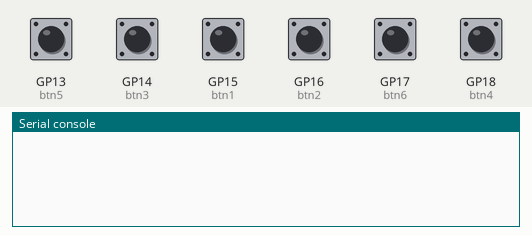
This program was run on a simulated Raspberry Pi Pico running CircuitPython. Parts: the last lines printed to the serial console. The test bench sets the inputs (shaded band); at power-on: GP13 (btn5), GP14 (btn3), GP15 (btn1), GP16 (btn2), GP17 (btn6), GP18 (btn4) LOW. USB keyboard and mouse output is not drawn.

Above: at 1.2 s.
1.3 s: GP13 (btn5) pulled HIGH for 0.15 s
At 2.6 s:
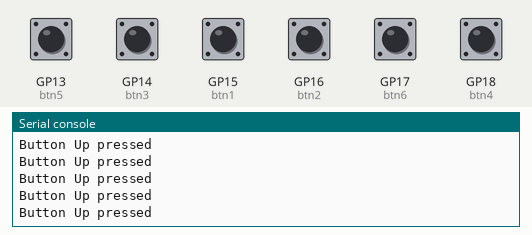
2.9 s: GP14 (btn3) pulled HIGH for 0.15 s
At 4.0 s:
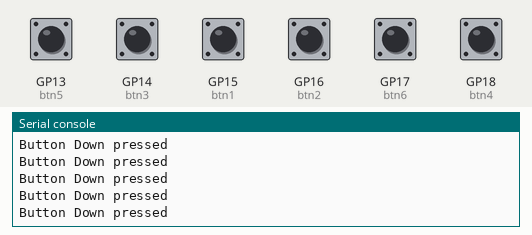
4.5 s: GP15 (btn1) pulled HIGH for 0.15 s
At 5.2 s:
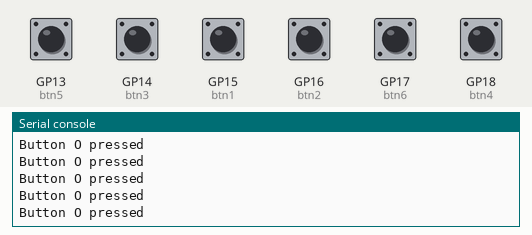
6.1 s: GP16 (btn2) pulled HIGH for 0.15 s
At 7.4 s:
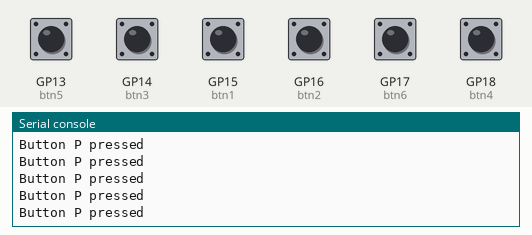
7.7 s: GP17 (btn6) pulled HIGH for 0.15 s
At 8.8 s:
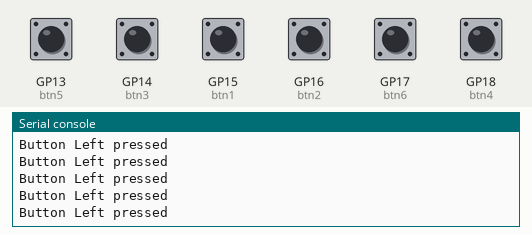
9.3 s: GP18 (btn4) pulled HIGH for 0.15 s
At 10.1 s:
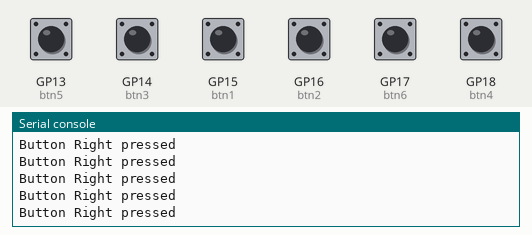

Measured:
- after the input at 1.3 s, the serial console: prints a new line at once (image 1)
- after the input at 2.9 s, the serial console: prints a new line at once (image 2)
- after the input at 4.5 s, the serial console: prints a new line at once (image 3)
- after the input at 6.1 s, the serial console: prints a new line at once (image 4)
- after the input at 7.7 s, the serial console: prints a new line at once (image 5)
- after the input at 9.3 s, the serial console: prints a new line at once (image 6)

The program:

GameControllerV5.py
```python
import time
import digitalio
import board
import usb_hid
from adafruit_hid.keyboard import Keyboard
from adafruit_hid.keycode import Keycode
#from adafruit_debouncer import Debouncer

btn1_pin = board.GP15
btn2_pin = board.GP16
btn3_pin = board.GP14
btn4_pin = board.GP18
btn5_pin = board.GP13
btn6_pin = board.GP17

keyboard = Keyboard(usb_hid.devices)

btn1 = digitalio.DigitalInOut(btn1_pin)
btn2 = digitalio.DigitalInOut(btn2_pin)
btn3 = digitalio.DigitalInOut(btn3_pin)
btn4 = digitalio.DigitalInOut(btn4_pin)
btn5 = digitalio.DigitalInOut(btn5_pin)
btn6 = digitalio.DigitalInOut(btn6_pin)

btn1.direction = digitalio.Direction.INPUT
btn2.direction = digitalio.Direction.INPUT
btn3.direction = digitalio.Direction.INPUT
btn4.direction = digitalio.Direction.INPUT
btn5.direction = digitalio.Direction.INPUT
btn6.direction = digitalio.Direction.INPUT

# depending to the pin config Pull.DOWN OR Pull.UP
btn1.pull = digitalio.Pull.DOWN
btn2.pull = digitalio.Pull.DOWN
btn3.pull = digitalio.Pull.DOWN
btn4.pull = digitalio.Pull.DOWN
btn5.pull = digitalio.Pull.DOWN
btn6.pull = digitalio.Pull.DOWN

while True:
    if btn1.value:
        print("Button O pressed")
        #keyboard.send(Keycode.O,)

        keyboard.press(Keycode.O,)
        #time.sleep(0.1)
        keyboard.release(Keycode.O,)

    if btn2.value:
        print("Button P pressed")
        #keyboard.send(Keycode.P,)

        keyboard.press(Keycode.P,)
        #time.sleep(0.1)
        keyboard.release(Keycode.P,)

    if btn3.value:
        print("Button Down pressed")
        #keyboard.send(Keycode.DOWN_ARROW,)

        keyboard.press(Keycode.DOWN_ARROW,)
        #time.sleep(0.1)
        keyboard.release(Keycode.DOWN_ARROW,)

    if btn4.value:
        print("Button Right pressed")
        #keyboard.send(Keycode.RIGHT_ARROW,)

        keyboard.press(Keycode.RIGHT_ARROW,)
        #time.sleep(0.1)
        keyboard.release(Keycode.RIGHT_ARROW,)

    if btn5.value:
        print("Button Up pressed")
        #keyboard.send(Keycode.UP_ARROW,)

        keyboard.press(Keycode.UP_ARROW,)
        #time.sleep(0.1)
        keyboard.release(Keycode.UP_ARROW,)

    if btn6.value:
        print("Button Left pressed")
        #keyboard.send(Keycode.LEFT_ARROW,)

        keyboard.press(Keycode.LEFT_ARROW,)
        #time.sleep(0.1)
        keyboard.release(Keycode.LEFT_ARROW,)

    #time.sleep(0.1)
```
